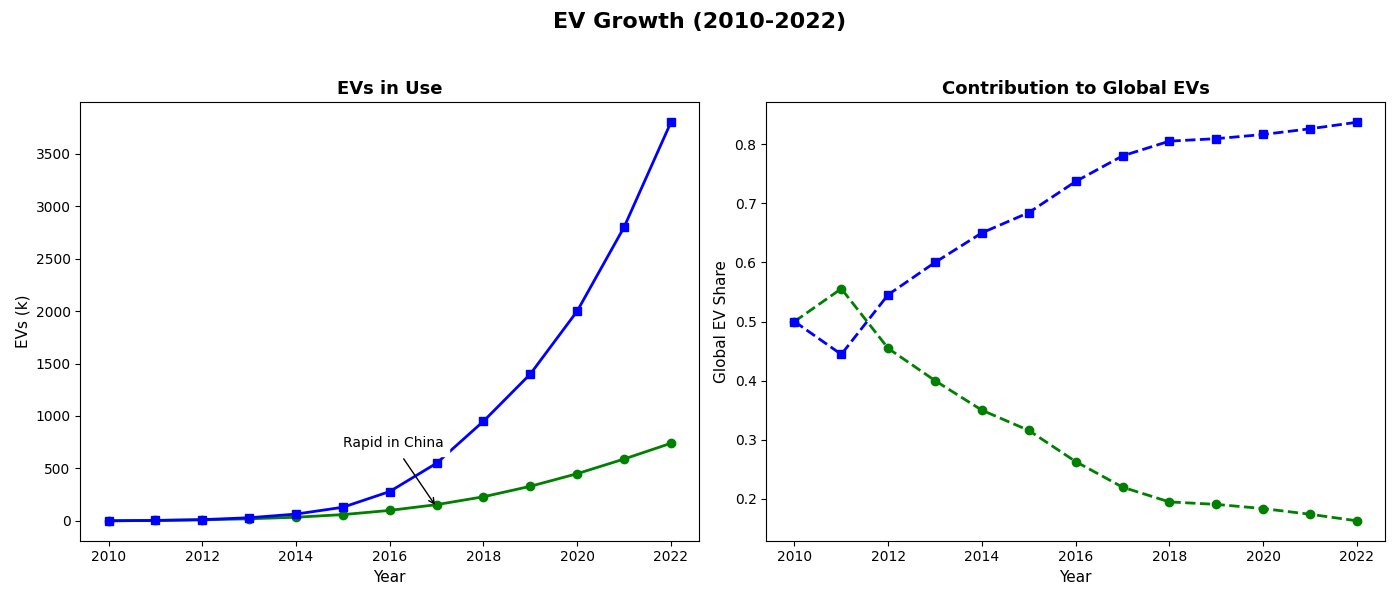

This figure's Python source:
import matplotlib.pyplot as plt
import numpy as np

years = np.arange(2010, 2023)

usa_ev_growth = np.array([1, 5, 10, 20, 35, 60, 100, 155, 230, 330, 450, 590, 740])
china_ev_growth = np.array([1, 4, 12, 30, 65, 130, 280, 550, 950, 1400, 2000, 2800, 3800])

fig, axs = plt.subplots(1, 2, figsize=(14, 6))
fig.suptitle('EV Growth (2010-2022)', fontsize=16, fontweight='bold')

# Plot only USA and China data
axs[0].plot(years, usa_ev_growth, color='green', linestyle='-', marker='o', linewidth=2)
axs[0].plot(years, china_ev_growth, color='blue', linestyle='-', marker='s', linewidth=2)

axs[0].set_title('EVs in Use', fontsize=13, fontweight='bold')
axs[0].set_xlabel('Year', fontsize=11)
axs[0].set_ylabel('EVs (k)', fontsize=11)

axs[0].annotate('Rapid in China', xy=(2017, 130), xytext=(2015, 700),
                arrowprops=dict(facecolor='black', arrowstyle='->'), fontsize=10, backgroundcolor='w')

# Calculate contributions relative to remaining countries
usa_contribution = usa_ev_growth / (usa_ev_growth + china_ev_growth)
china_contribution = china_ev_growth / (usa_ev_growth + china_ev_growth)

axs[1].plot(years, usa_contribution, color='green', linestyle='--', marker='o', linewidth=2)
axs[1].plot(years, china_contribution, color='blue', linestyle='--', marker='s', linewidth=2)

axs[1].set_title('Contribution to Global EVs', fontsize=13, fontweight='bold')
axs[1].set_xlabel('Year', fontsize=11)
axs[1].set_ylabel('Global EV Share', fontsize=11)

fig.tight_layout(rect=[0, 0, 1, 0.95])

plt.show()
